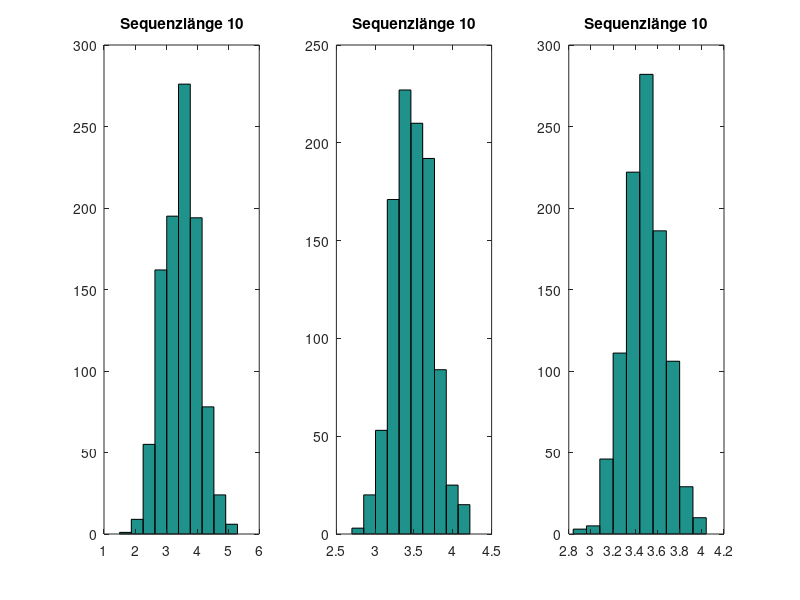

This figure's MATLAB source:
%% Aufgabe S9.2
% Würfelsimulation mit Mittelwertberechnung

% Seqenzlänge
n = [10 50 100];
% Anzahl Sequenzen
m = 1000;
% Vektor initialisieren
w = zeros(1, m);

% Für jede Sequenzlänge
for i = 1:length(n)
    % für jede Sequenz den Mittelwert berechnen
    for j = 1:m
        w(j) = mean(random('unid',6, [1 n(i)]));
    end
    
    % Plot
    subplot(1,3,i);
    hist(w);
    title('Sequenzlänge 10')
end

%% Aufgabe S9.3
% Konfidenzintervall eines Datenvektors x mit beliebigem Konfidenzniveau
% 1 - alpha berechnen.

x = [ 1 8 5 9 7 5 3 6 8 0 5 4 ];
alpha = 0.6;

q = icdf('norm', 1 - alpha/2, 0, 1); % Quantile der Normalverteilung
m = mean(x);
s = std(x);
n = length(x);

lower = m - q * s/sqrt(n);
upper = m + q * s/sqrt(n);